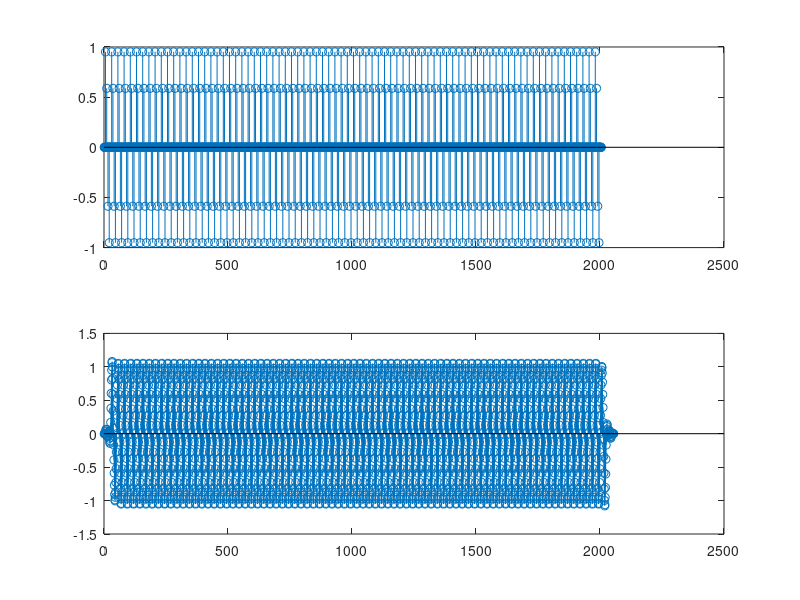

Here is the MATLAB script that generated this plot:
X = [-5:1/40:5];
Y1 = sin(2*pi*8*X);
Y1 = upsample(Y1,5);
subplot(2,1,1);
stem(Y1);
S = [-5:1/5:5];
Y2 = sinc(S);
subplot(2,1,2);
stem(conv(Y1,Y2));